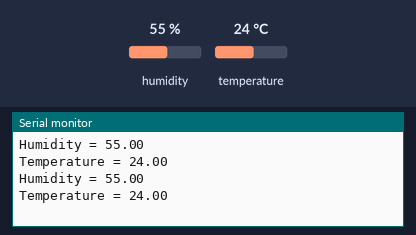
The sketch below on a simulated ESP8266 (NodeMCU). On the bench: the last lines printed to the serial monitor. The inputs (shaded band) are chosen by the test bench; at power-on: humidity 55 %, temperature 24 °C.

Above: at 2.8 s.
2.9 s: humidity set to 22 %
At 5.3 s:
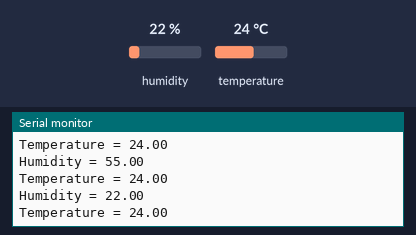
5.6 s: temperature set to 12 °C
At 6.7 s:
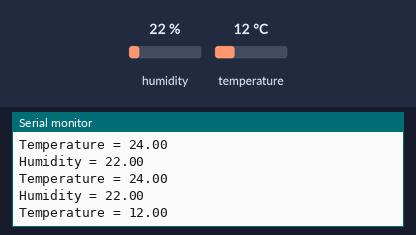
8.3 s: humidity set to 40 %
At 11.5 s:
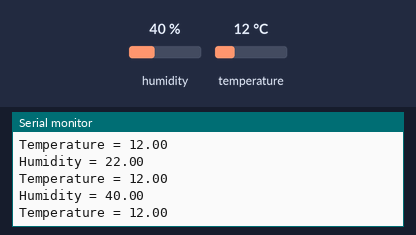
Timing chart, 0 to 13.0 s (numbered marks = the images above; inputs shaded):
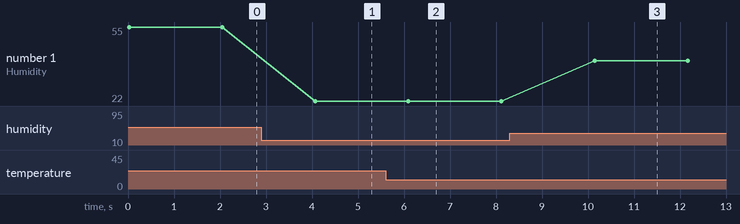

Measured:
- after the input at 2.9 s, the serial monitor: prints a new line after 1.2 s (image 1)
- after the input at 5.6 s, the serial monitor: prints a new line after 0.49 s (image 2)
- after the input at 8.3 s, the serial monitor: prints a new line after 1.8 s (image 3)
- plotted number 1: 55 → 22 after the input at 2.9 s, 22 → 40 after the input at 8.3 s

The sketch:

communication_LORAWAN.ino
```cpp
#include<SoftwareSerial.h>
SoftwareSerial myserial(D7,D8);//tx,rx
#include "DHT.h"
#define DHTTYPE DHT11
#define DHTPIN D4
DHT dht (DHTPIN,DHTTYPE);

void setup() {
Serial.begin(9600);
while(!Serial){}
myserial.begin(9600);
dht.begin();
}

void loop() {
  float humidity = dht.readHumidity();
  float temperature = dht.readTemperature();
  Serial.print("Humidity = ");
  Serial.println(humidity);
  Serial.print("Temperature = ");
  Serial.println(temperature);

  myserial.println("Humidity");
  myserial.println(humidity);
  myserial.println("Temperature =");
  myserial.println(temperature);
 delay(2000);

}
```
